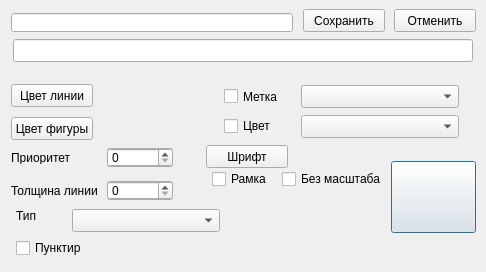
<?xml version="1.0" encoding="UTF-8"?><ui version="4.0"><class>Klassif_editDialog</class>
<widget class="QDialog">
<property name="geometry">
    <rect>
     <x>54</x>
     <y>70</y>
     <width>486</width>
     <height>272</height>
    </rect>
   </property>
<property name="windowTitle"><string>Классификатор</string></property>
<widget class="QLineEdit" name="edit_Name">
<property name="geometry">
    <rect>
     <x>11</x>
     <y>13</y>
     <width>282</width>
     <height>19</height>
    </rect>
   </property>
</widget>
<widget class="QLineEdit" name="edit_Prio">
<property name="geometry">
    <rect>
     <x>107</x>
     <y>148</y>
     <width>66</width>
     <height>19</height>
    </rect>
   </property>
</widget>
<widget class="QSpinBox" name="spin_Prio">
<property name="geometry">
    <rect>
     <x>107</x>
     <y>148</y>
     <width>66</width>
     <height>19</height>
    </rect>
   </property>
</widget>
<widget class="QPushButton" name="push_Rastr">
<property name="geometry">
    <rect>
     <x>391</x>
     <y>161</y>
     <width>85</width>
     <height>72</height>
    </rect>
   </property>
<property name="text"><string></string></property>
</widget>
<widget class="QPushButton" name="push_Color">
<property name="geometry">
    <rect>
     <x>11</x>
     <y>84</y>
     <width>82</width>
     <height>23</height>
    </rect>
   </property>
<property name="text"><string>Цвет линии</string></property>
</widget>
<widget class="QPushButton" name="push_Color2">
<property name="geometry">
    <rect>
     <x>11</x>
     <y>117</y>
     <width>82</width>
     <height>23</height>
    </rect>
   </property>
<property name="text"><string>Цвет фигуры</string></property>
</widget>
<widget class="QPushButton" name="push_Font">
<property name="geometry">
    <rect>
     <x>206</x>
     <y>145</y>
     <width>82</width>
     <height>23</height>
    </rect>
   </property>
<property name="text"><string>Шрифт</string></property>
</widget>
<widget class="QLineEdit" name="edit_Width">
<property name="geometry">
    <rect>
     <x>107</x>
     <y>181</y>
     <width>66</width>
     <height>19</height>
    </rect>
   </property>
</widget>
<widget class="QSpinBox" name="spin_Width">
<property name="geometry">
    <rect>
     <x>107</x>
     <y>181</y>
     <width>66</width>
     <height>19</height>
    </rect>
   </property>
</widget>
<widget class="QCheckBox" name="check_Label">
<property name="geometry">
    <rect>
     <x>224</x>
     <y>85</y>
     <width>66</width>
     <height>23</height>
    </rect>
   </property>
<property name="text"><string>Метка</string></property>
</widget>
<widget class="QComboBox" name="combo_List_label">
<property name="geometry">
    <rect>
     <x>301</x>
     <y>85</y>
     <width>158</width>
     <height>23</height>
    </rect>
   </property>
</widget>
<widget class="QPushButton" name="push_Ok">
<property name="geometry">
    <rect>
     <x>303</x>
     <y>9</y>
     <width>82</width>
     <height>23</height>
    </rect>
   </property>
<property name="text"><string>Сохранить</string></property>
</widget>
<widget class="QPushButton" name="push_Cancel">
<property name="geometry">
    <rect>
     <x>394</x>
     <y>9</y>
     <width>82</width>
     <height>23</height>
    </rect>
   </property>
<property name="text"><string>Отменить</string></property>
</widget>
<widget class="QCheckBox" name="check_Ramka">
<property name="geometry">
    <rect>
     <x>212</x>
     <y>171</y>
     <width>62</width>
     <height>16</height>
    </rect>
   </property>
<property name="text"><string>Рамка</string></property>
</widget>
<widget class="QCheckBox" name="check_Punct">
<property name="geometry">
    <rect>
     <x>16</x>
     <y>240</y>
     <width>72</width>
     <height>16</height>
    </rect>
   </property>
<property name="text"><string>Пунктир</string></property>
</widget>
<widget class="QCheckBox" name="check_Label_color">
<property name="geometry">
    <rect>
     <x>224</x>
     <y>118</y>
     <width>79</width>
     <height>16</height>
    </rect>
   </property>
<property name="text"><string>Цвет</string></property>
</widget>
<widget class="QComboBox" name="combo_List_label_color">
<property name="geometry">
    <rect>
     <x>301</x>
     <y>115</y>
     <width>158</width>
     <height>23</height>
    </rect>
   </property>
</widget>
<widget class="QCheckBox" name="check_Nomas">
<property name="geometry">
    <rect>
     <x>282</x>
     <y>171</y>
     <width>107</width>
     <height>16</height>
    </rect>
   </property>
<property name="text"><string>Без масштаба</string></property>
</widget>
<widget class="QLineEdit" name="edit_Rus">
<property name="geometry">
    <rect>
     <x>13</x>
     <y>39</y>
     <width>460</width>
     <height>23</height>
    </rect>
   </property>
</widget>
<widget class="QLabel" name="label_Color_w2">
<property name="geometry">
    <rect>
     <x>102</x>
     <y>115</y>
     <width>75</width>
     <height>24</height>
    </rect>
   </property>
<property name="text"><string></string></property>
</widget>
<widget class="QLabel" name="label_Color_w">
<property name="geometry">
    <rect>
     <x>102</x>
     <y>82</y>
     <width>75</width>
     <height>24</height>
    </rect>
   </property>
<property name="text"><string></string></property>
</widget>
<widget class="QLabel" name="label_Static1">
<property name="geometry">
    <rect>
     <x>11</x>
     <y>151</y>
     <width>61</width>
     <height>13</height>
    </rect>
   </property>
<property name="text"><string>Приоритет</string></property>
</widget>
<widget class="QLabel" name="label_Width_static">
<property name="geometry">
    <rect>
     <x>11</x>
     <y>181</y>
     <width>90</width>
     <height>19</height>
    </rect>
   </property>
<property name="text"><string>Толщина линии</string></property>
</widget>
<widget class="QLabel" name="label_Static2">
<property name="geometry">
    <rect>
     <x>16</x>
     <y>209</y>
     <width>23</width>
     <height>13</height>
    </rect>
   </property>
<property name="text"><string>Тип</string></property>
</widget>
<widget class="QComboBox" name="combo_Loc">
<property name="geometry">
    <rect>
     <x>72</x>
     <y>209</y>
     <width>148</width>
     <height>23</height>
    </rect>
   </property>
</widget>
</widget>
<buttongroups>
</buttongroups>
</ui>
